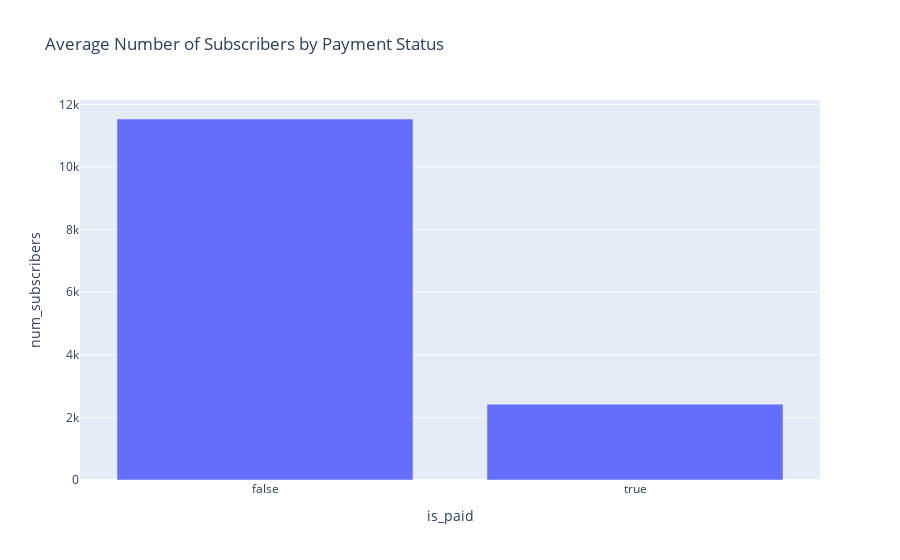

The notebook cell saved with this chart:
### Code cell
is_paid_by_num_subscribers = data.groupby('is_paid')['num_subscribers'].mean().reset_index()
fig = px.bar(is_paid_by_num_subscribers, x='is_paid', 
             y='num_subscribers', 
             title='Average Number of Subscribers by Payment Status')
fig.show()

### Figure 1 — Plotly figure (JSON) as saved in the notebook; plotly's stock layout.template omitted (floating-point values rounded to 4 significant figures)
{"data": [{"alignmentgroup": "True", "hovertemplate": "is_paid=%{x}<br>num_subscribers=%{y}<extra></extra>", "legendgroup": "", "marker": {"color": "#636efa", "pattern": {"shape": ""}}, "name": "", "offsetgroup": "", "orientation": "v", "showlegend": false, "textposition": "auto", "type": "bar", "x": [false, true], "xaxis": "x", "y": [11530.0, 2421.0], "yaxis": "y"}], "layout": {"barmode": "relative", "legend": {"tracegroupgap": 0}, "title": {"text": "Average Number of Subscribers by Payment Status"}, "xaxis": {"anchor": "y", "domain": [0, 1], "title": {"text": "is_paid"}}, "yaxis": {"anchor": "x", "domain": [0, 1], "title": {"text": "num_subscribers"}}}}
